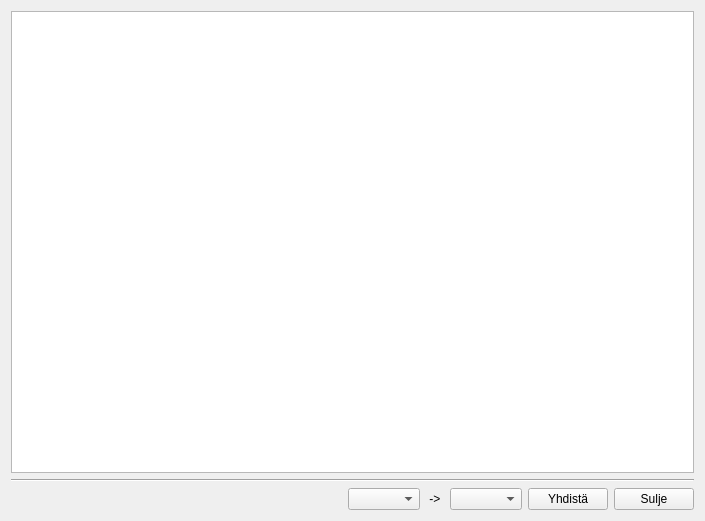
<?xml version="1.0" encoding="UTF-8"?>
<ui version="4.0">
 <class>SerialEmitReaderWidget</class>
 <widget class="QWidget" name="SerialEmitReaderWidget">
  <property name="geometry">
   <rect>
    <x>0</x>
    <y>0</y>
    <width>705</width>
    <height>521</height>
   </rect>
  </property>
  <property name="windowTitle">
   <string>Lukulaite - Sarjaportti/USB - Monitori</string>
  </property>
  <layout class="QVBoxLayout" name="verticalLayout">
   <item>
    <widget class="QPlainTextEdit" name="textEdit"/>
   </item>
   <item>
    <widget class="Line" name="line">
     <property name="orientation">
      <enum>Qt::Horizontal</enum>
     </property>
    </widget>
   </item>
   <item>
    <layout class="QHBoxLayout" name="horizontalLayout">
     <item>
      <spacer name="horizontalSpacer">
       <property name="orientation">
        <enum>Qt::Horizontal</enum>
       </property>
       <property name="sizeHint" stdset="0">
        <size>
         <width>40</width>
         <height>20</height>
        </size>
       </property>
      </spacer>
     </item>
     <item>
      <widget class="QComboBox" name="porttiBox">
       <property name="editable">
        <bool>false</bool>
       </property>
      </widget>
     </item>
     <item>
      <widget class="QLabel" name="label">
       <property name="text">
        <string> -&gt; </string>
       </property>
      </widget>
     </item>
     <item>
      <widget class="QComboBox" name="kirjoitusPorttiBox"/>
     </item>
     <item>
      <widget class="QPushButton" name="connectButton">
       <property name="text">
        <string>Yhdistä</string>
       </property>
      </widget>
     </item>
     <item>
      <widget class="QPushButton" name="closeButton">
       <property name="text">
        <string>Sulje</string>
       </property>
      </widget>
     </item>
    </layout>
   </item>
  </layout>
 </widget>
 <resources/>
 <connections>
  <connection>
   <sender>closeButton</sender>
   <signal>clicked()</signal>
   <receiver>SerialEmitReaderWidget</receiver>
   <slot>close()</slot>
   <hints>
    <hint type="sourcelabel">
     <x>276</x>
     <y>73</y>
    </hint>
    <hint type="destinationlabel">
     <x>164</x>
     <y>49</y>
    </hint>
   </hints>
  </connection>
 </connections>
</ui>
